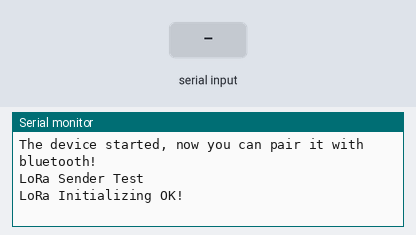
A sketch run on a simulated ESP32. Shown: the last lines printed to the serial monitor. The inputs (shaded band) are chosen by the test bench. No radio packets arrive unless stated; nothing arrives over Bluetooth unless stated.

Above: at 5.2 s.
5.3 s: "Drive\n" received over the second serial link
At 6.2 s:
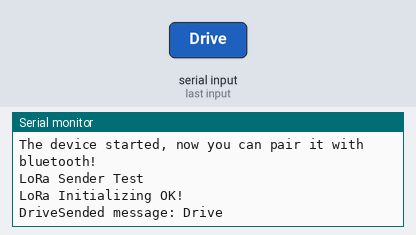
6.8 s: "NothingDrive\n" received over the second serial link
At 7.3 s:
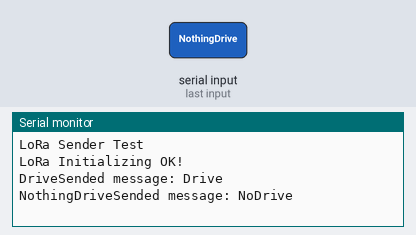
8.3 s: "Left\n" received over the second serial link
At 9.5 s:
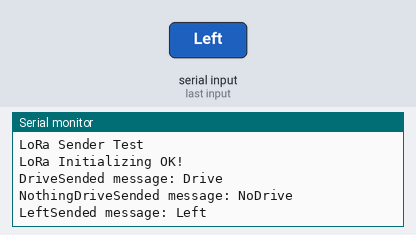
9.8 s: "NothingLeft\n" received over the second serial link
At 10.8 s:
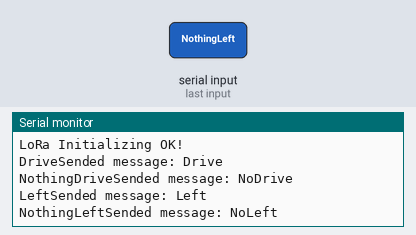
11.3 s: "Right\n" received over the second serial link
At 11.9 s:
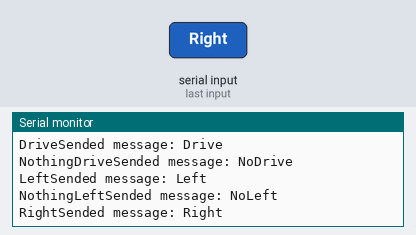
12.8 s: "NothingRight\n" received over the second serial link
At 14.3 s:
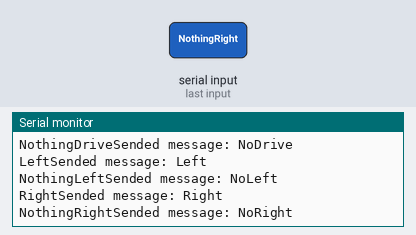

The sketch:

sender.ino
```cpp
//Librarier for Bluetooth
#include "BluetoothSerial.h"
//Libraries for LoRa
#include <SPI.h>
#include <LoRa.h>


//define the pins used by the LoRa transceiver module
#define SCK 5
#define MISO 19
#define MOSI 27
#define SS 18
#define RST 23
#define DIO0 26


#define BAND 868E6

//Check if Bluetooth configs are enabled
#if !defined(CONFIG_BT_ENABLED) || !defined(CONFIG_BLUEDROID_ENABLED)
#error Bluetooth is not enabled! Please run `make menuconfig` to and enable it
#endif

//Bluetooth Serial object
BluetoothSerial SerialBT;


// Handle received and sent messages
String BTmessage = "";
char incomingChar;


void setup() {
  //initialize Serial Monitor
  Serial.begin(115200);
  delay(1000);
  SerialBT.begin("ESP32test"); //Bluetooth device name
  delay(1000);
  Serial.println("The device started, now you can pair it with bluetooth!");


  //SPI LoRa pins
  SPI.begin(SCK, MISO, MOSI, SS);
  //setup LoRa transceiver module
  LoRa.setPins(SS, RST, DIO0);

  delay(2000);
  if (!LoRa.begin(BAND)) {
    Serial.println("Starting LoRa failed!");
    while (1);
  }
  Serial.println("LoRa Sender Test");
  Serial.println("LoRa Initializing OK!");


}
void loop() {
//  Serial.println("Sending packet: ");
//  Serial.println(counter);

  // Read received messages (LED control command)
  if (SerialBT.available()){

    char incomingChar = SerialBT.read();
    if (incomingChar != '\n'){
      BTmessage += String(incomingChar);
    }
    else{
      BTmessage = "";
    }
    Serial.write(incomingChar);


  };
  if (BTmessage =="Drive"){
    LoRaSendDrive();
    BTmessage = "";
  }
  else if (BTmessage =="NothingDrive"){
    LoRaSendNoDrive();
    BTmessage = "";
  }
  else if (BTmessage =="Left"){
    LoRaSendLeft();
    BTmessage = "";
  }
  else if (BTmessage =="NothingLeft"){
    LoRaSendNoLeft();
    BTmessage = "";
  }
  else if (BTmessage =="Right"){
    LoRaSendRight();
    BTmessage = "";
  }
  else if (BTmessage =="NothingRight"){
    LoRaSendNoRight();
    BTmessage = "";
  }
  else if (BTmessage =="Reverse"){

    LoRaSendReverse();
    BTmessage = "";
  }
  else if (BTmessage =="NothingReverse"){
    LoRaSendNoReverse();
    BTmessage = "";
  }

}


////Functions for sending commans by LoRa
void LoRaSendDrive() {
  String LoRaMessage = "Drive";
  LoRa.beginPacket();
  LoRa.print(LoRaMessage);
  LoRa.endPacket();
  Serial.println("Sended message: " + LoRaMessage);

}

void LoRaSendNoDrive() {
  String LoRaMessage = "NoDrive";
  LoRa.beginPacket();
  LoRa.print(LoRaMessage);
  LoRa.endPacket();
  Serial.println("Sended message: " + LoRaMessage);

}

void LoRaSendLeft() {
  String LoRaMessage = "Left";
  LoRa.beginPacket();
  LoRa.print(LoRaMessage);
  LoRa.endPacket();
  Serial.println("Sended message: " + LoRaMessage);

}

void LoRaSendNoLeft() {
  String LoRaMessage = "NoLeft";
  LoRa.beginPacket();
  LoRa.print(LoRaMessage);
  LoRa.endPacket();
  Serial.println("Sended message: " + LoRaMessage);

}

void LoRaSendRight() {
  String LoRaMessage = "Right";
  LoRa.beginPacket();
  LoRa.print(LoRaMessage);
  LoRa.endPacket();
  Serial.println("Sended message: " + LoRaMessage);

}

void LoRaSendNoRight() {
  String LoRaMessage = "NoRight";
  LoRa.beginPacket();
  LoRa.print(LoRaMessage);
  LoRa.endPacket();
  Serial.println("Sended message: " + LoRaMessage);

}

void LoRaSendReverse() {
  String LoRaMessage = "Reverse";
  LoRa.beginPacket();
  LoRa.print(LoRaMessage);
  LoRa.endPacket();
  Serial.println("Sended message: " + LoRaMessage);

}

void LoRaSendNoReverse() {
  String LoRaMessage = "NoReverse";
  LoRa.beginPacket();
  LoRa.print(LoRaMessage);
  LoRa.endPacket();
  Serial.println("Sended message: " + LoRaMessage);

}
```

Measured:
- after the input at 5.3 s, the serial monitor: prints a new line at once (image 1)
- after the input at 6.8 s, the serial monitor: prints a new line at once (image 2)
- after the input at 8.3 s, the serial monitor: prints a new line at once (image 3)
- after the input at 9.8 s, the serial monitor: prints a new line at once (image 4)
- after the input at 11.3 s, the serial monitor: prints a new line at once (image 5)
- after the input at 12.8 s, the serial monitor: prints a new line at once (image 6)
